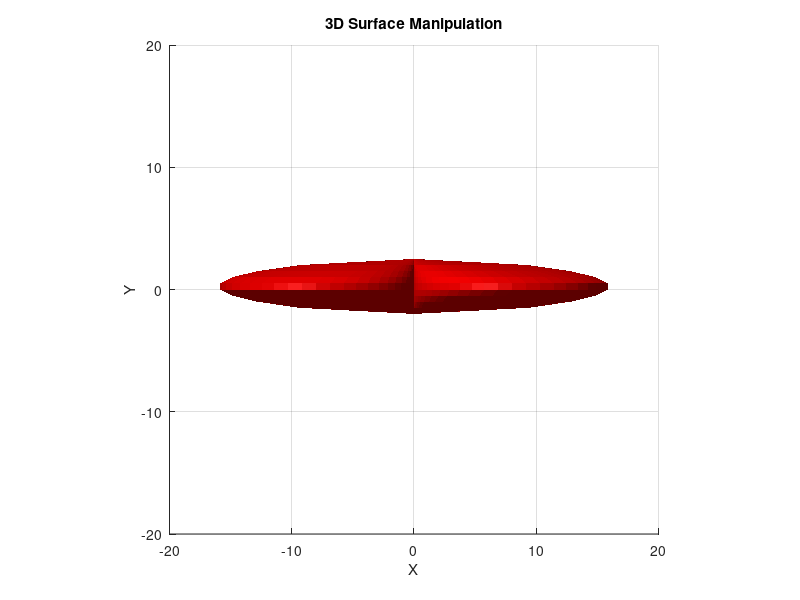

This figure's MATLAB source: (Note: this script raises an error after producing the figure.)
% Biweekly 4 Question 2
% Authors: Leonard Chan, John Maloney
% Section 74 Group 7

clear; % Clear all variables from the workspace
clc; % Clear the command line

%% Generate 3D surface

% Create axes object for hgtransform
xyz_axes = axes('XLim',[-20 20],'YLim',[-20 20],'ZLim',[-20 20]);
% Set axes limits of plot
axis(xyz_axes);

view(3) % Set figure to use 3D view
grid on % Display gridlines
axis equal % Draw the plot with axes lengths reflecting limits

% Initialize x, y, and z matrices representing a 3D surface
x = zeros(10,100);
y = zeros(10,100);
z = zeros(10,100);

% Generate the edge lines using the parametric equations of a heart
t = -pi:2*pi/99:pi; % The domain of the parametric equations
for i = 1:100
    x(:,i) = 16*sin(t(i))^3;
    z(:,i) = 13*cos(t(i))-5*cos(2*t(i))-2*cos(3*t(i))-cos(4*t(i));
end

t2 = 0:pi/9:pi; % Time range of scaling equation
for i = 1:10
    % X and Y matrices are scaled between 0 and 1 in the z axis so surface
    % appears rounded
    x(i,:) = x(i,:).*sqrt(sin(t2(i)));
    z(i,:) = z(i,:).*sqrt(sin(t2(i)));
    % Populate z matrix with height of each edge of surface
    y(i,:) = i/2-2.5;
end

% Generate surface from matrices, set color to red and turn off edges
h = surface(x,y,z,'FaceColor','r','EdgeColor','none');

% Create the hg transform with the axes of the plot as its reference frame
t = hgtransform('Parent',xyz_axes);

% Make the surface part of the hg transform
set(h,'Parent',t);

%% Set up the plot

% Put a light source on the left of the object to better show contours of
% object
camlight left;

% Set title and axes labels
title('3D Surface Manipulation')
xlabel('X');
ylabel('Y');
zlabel('Z');

pause(1); % Wait for one second before continuing to scaling

%% Scaling

% Make the shape scale between 1 and 2 times its original size
for i = 0:2*pi/99:2*pi
    % Generate the transform to scale the surface
    T = makehgtform('scale',-cos(i)/2+1.5);
    set(t,'Matrix',T); % Set the surface's transform
    
    drawnow; % Force matlab to draw the surface
    pause(.01); % Wait breifly before next frame
end

%% Translation

% Make the shape scale between 1 and 2 times its original size
for i = 0:2*pi/99:2*pi
    % The position to move the heart to. Positions draw out a heart
    x_pos = 1/5*16*sin(i)^3;
    z_pos = -1 + 1/5*(13*cos(i)-5*cos(2*i)-2*cos(3*i)-cos(4*i));
    
    % Calculate the transform to translate the object
    T = makehgtform('translate',[x_pos, 0, z_pos]);
    % Move the heart in a heart shaped path
    set(t,'Matrix',T);
    
    drawnow; % Force matlab to draw the surface
    pause(.01); % Wait breifly before next frame
end

%% Rotation

% Make the surface slowly spin 5 full rotations
for i = 0:2*pi/99:2*pi
    % Rotate surface to be vertical and rotate it about the vertical axis
    % by an angle of i
    T = makehgtform('zrotate',i);
    set(t,'Matrix',T); % Actually rotate the surface
    
    drawnow; % Force matlab to draw the surface
    pause(.01); % Wait breifly before next frame
end

% Wait 3 seconds before closing the plot5
pause(3);
close;